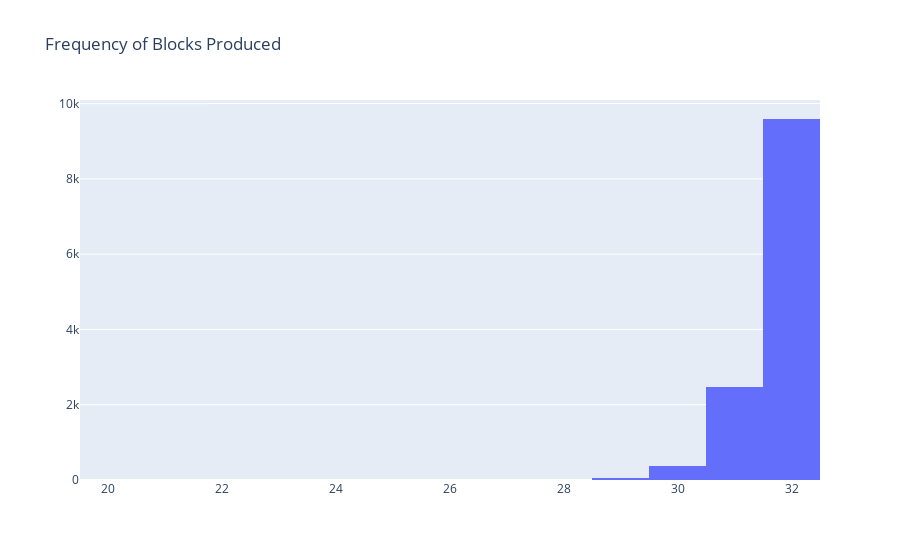

The notebook cell saved with this chart:
### Code cell
x = df_blocks_produced["Number of Blocks Produced"]

trace = go.Histogram(x=x)

layout = go.Layout(
    title="Frequency of Blocks Produced"
)

fig = go.Figure(data=go.Data([trace]), layout=layout)
fig.show()

### Figure 1 — Plotly figure (JSON) as saved in the notebook; plotly's stock layout.template omitted (floating-point values rounded to 4 significant figures; data arrays with more than 128 entries replaced by an {"elided": "..."} marker saying what was removed)
{"data": [{"type": "histogram", "x": {"elided": "12509 int values"}}], "layout": {"autosize": true, "title": {"text": "Frequency of Blocks Produced"}, "xaxis": {"autorange": true, "range": [19.5, 32.5], "type": "linear"}, "yaxis": {"autorange": true, "range": [0, 10100.0]}}}
